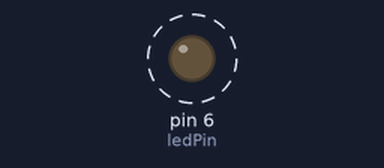
Bench run of a sketch on a simulated Arduino Uno, built with avr-gcc and run on an emulated ATmega328P. Parts: output pins drawn as LEDs (lit = HIGH). Dashed ring = blinking.

Above: at 0.12 s.
Timing chart, 0 to 3.0 s (numbered marks = the images above):
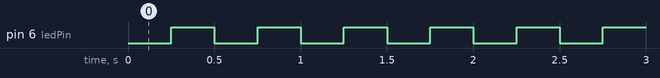

Measured:
- by itself, pin 6 (ledPin): alternates HIGH for 0.25 s and LOW for 0.25 s

The sketch:

blinkFast.ino
```cpp
// Blink Without using delay() : No other reading of sensors, mathematical calculations, or pin manipulation can go on during the delay function
// create constants, constants won't change:
// set the pin value
// LED_BUILTIN represent pin 13 in the lib/hardware API
// const int ledPin = LED_BUILTIN;
// LED represents the LED 6 on the seeed/grove sensor board
#define LED 6  // define which led to use
const int ledPin = LED;

// interval at which to blink in milliseconds
const long interval = 250;

// builtin led power variable, to set its state
int ledState = LOW;

// Generally, you should use "unsigned long" for variables that hold time
// The value will quickly become too large for an int to store
unsigned long previousMillis = 0;

void setup() {
  // put your setup code here, to run once:
  // set the digital pin as output:
  pinMode(ledPin, OUTPUT);

}

void loop() {
  // put your main code here, to run repeatedly:
  // Is it time to blink the LED; that is, if the difference
  // between the current time and last time you blinked the LED is bigger than
  // the interval at which you want to blink the LED.
  unsigned long currentMillis = millis();
  if (currentMillis - previousMillis >= interval) {
    // save the last time you blinked the LED
    previousMillis = currentMillis;

    // if the LED is off turn it on and vice-versa:
    if (ledState == LOW) {
      ledState = HIGH;  // sets the voltage to high (on)
    } else {
      ledState = LOW;  // sets the votage to low (off)
    }

    // set the LED with the ledState of the variable:
    digitalWrite(ledPin, ledState);
  }
}
```
